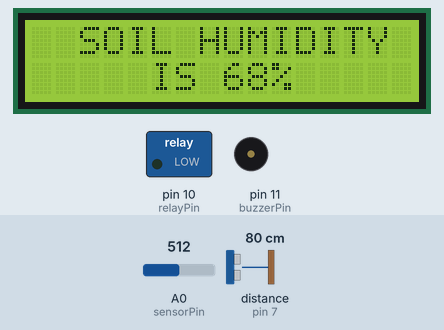
Recording of a sketch running on a simulated Arduino Uno, built with avr-gcc and run on an emulated ATmega328P. On the bench: 16×2 character LCD, switched loads named in the sketch (green lamp = pin HIGH), buzzer (waves = sounding, pin HIGH). The inputs (shaded band) are chosen by the test bench; at power-on: distance to the obstacle (sensor on pin 7) 80 cm, A0 (sensorPin) = 512. The echo pulse lasts 58.3 µs per cm; pins used as bus, display or sensor lines are not drawn.

Above: at 8.3 s.
8.4 s: distance to the obstacle (sensor on pin 7) set to 39 cm
At 13.6 s:
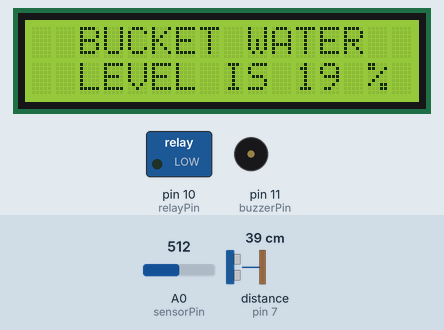
22.4 s: distance to the obstacle (sensor on pin 7) set to 32 cm
At 32.5 s:
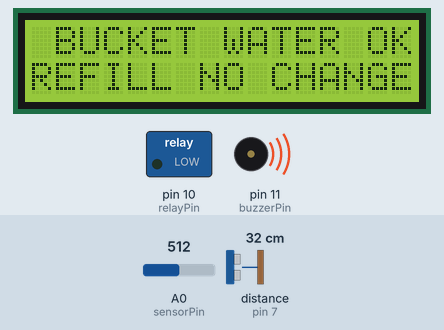
35.8 s: distance to the obstacle (sensor on pin 7) set to 2 cm
At 47.6 s:
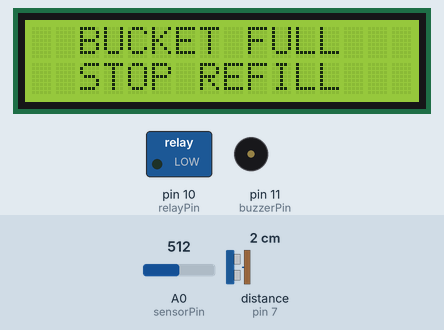
47.9 s: A0 (sensorPin) set to 760
At 53.1 s:
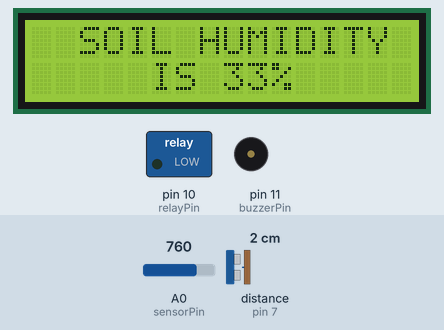
56.9 s: A0 (sensorPin) set to 788
At 70.8 s:
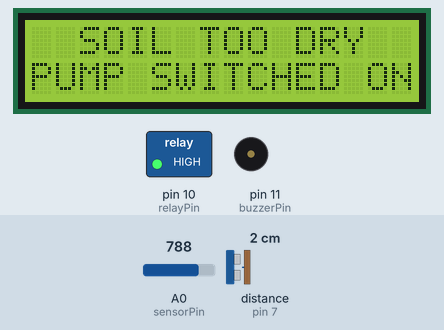
70.9 s: distance to the obstacle (sensor on pin 7) set to 60 cm
At 77.3 s:
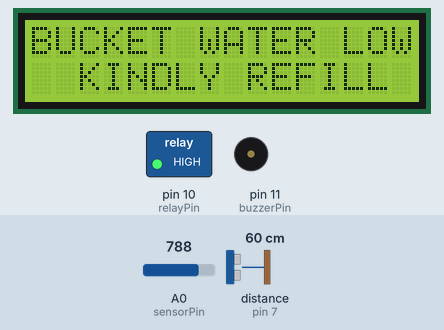
Timing chart, 0 to 81.2 s (numbered marks = the images above; inputs shaded):
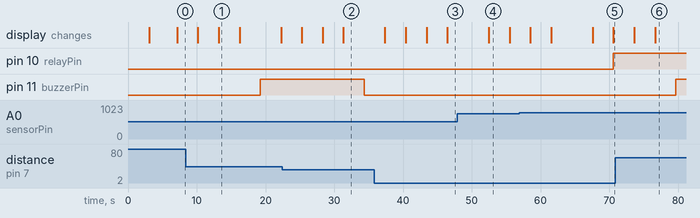

The sketch:

autoPlantWater.ino
```cpp
// we have calibrated the sensor taking analogRead 300 as wettest soil and 1000 as dryest soil

#include <LiquidCrystal_I2C.h>
#define sensorPin A0 // analog pin of the soil sensor is initialised to A0
#define trigPin 6
#define echoPin 7
#define relayPin 10
#define buzzerPin 11
LiquidCrystal_I2C lcd(0x27, 16, 2);
int moistureLevel; // the analog resistor output representing the moisture level
int moisturePercent;
int reservoirWaterLevel;
int reservoirWaterPercent;
void setup()
{
    pinMode(sensorPin, INPUT); // A0 of arduino is initialised as output
    pinMode(trigPin, OUTPUT);
    pinMode(echoPin, INPUT);
    pinMode(relayPin, OUTPUT);
    pinMode(buzzerPin, OUTPUT);
    digitalWrite(relayPin, LOW);
    Serial.begin(9600);
    welcomeLCD();
}
void loop()
{
    moistureLevel = moistureLevelFinder(sensorPin);
    moisturePercent = moisturePercentFinder(moistureLevel);
    humidityLCD(moisturePercent);
    pumpWaterControl(moisturePercent);
    wateringStatus(moisturePercent);
    reservoirWaterLevel = reservoirLevel();
    /* NOTE temporary code to find the hieght of the reservoir.
    lcd.clear();
    lcd.print(reservoirWaterLevel);
    delay(3000);
    */

    reservoirWaterPercent = reservoirLevelPercent(reservoirWaterLevel);
    reservoirPercentLCD(reservoirWaterPercent);
    reservoirStatusLCD(reservoirWaterPercent);
    buzzerControl(reservoirWaterPercent);

    delay(2000);
}

// NOTE below we implement the individual function required for the program

//function for calculating the humidity level of the soil
int moistureLevelFinder(int analogPin)
{ // input pin having analog input
    moistureLevel = analogRead(analogPin);
    return moistureLevel;
}
/* function for calculating the humidity percentage by taking 300 as the lower mark for wetness and
 taking 1000 as the upper mark for the dryness.
 */
int moisturePercentFinder(int moistureLevel)
{
    int moisturePercent = (1000 - moistureLevel) * (0.14); //  0.14 come by dividing 100 by (1000-300)
    if (moisturePercent > 100)
    {
        moisturePercent = 100;
    }
    else if (moisturePercent < 0)
    {
        moisturePercent = 0;
    }
    return moisturePercent;
}

void welcomeLCD()
{
    lcd.init();
    lcd.clear();
    lcd.backlight();
    lcd.setCursor(0, 0);
    lcd.print("WELCOME TO AUTO ");
    lcd.setCursor(0, 1);
    lcd.print("PLANT WATERING !");
    delay(3000);
    lcd.clear();
    lcd.setCursor(4, 0);
    lcd.print("MADE BY");
    lcd.setCursor(1, 1);
    lcd.print("VIBHOR AGARWAL");

    delay(4000);
}
void humidityLCD(int moisturePercent)
{
    lcd.clear();
    lcd.setCursor(2, 0);
    lcd.print("SOIL HUMIDITY");
    lcd.setCursor(5, 1);
    lcd.print("IS ");
    lcd.print(moisturePercent);
    lcd.print("%");
    delay(3000);
}

/* NOTE if moisturePercent > 80 - soil is too wet and no need to water
if moisturePercent<40 - soil is too dry, turning the pump on
if 40 < moisturePercent < 80 then soil humidity OK no need to water.
*/

void wateringStatus(int moisturePercent)
{
    if (moisturePercent <= 30)
    {
        lcd.clear();
        lcd.setCursor(2, 0);
        lcd.print("SOIL TOO DRY");
        lcd.setCursor(0, 1);
        lcd.print("PUMP SWITCHED ON");
    }
    else if (moisturePercent > 30 & moisturePercent < 80)
    {
        lcd.clear();
        lcd.setCursor(4, 0);
        lcd.print("SOIL GOOD");
        lcd.setCursor(1, 1);
        lcd.print("PUMP NO CHANGE");
    }
    else
    {
        lcd.clear();
        lcd.setCursor(0, 0);
        lcd.print("SOIL TOO WET");
        lcd.setCursor(0, 1);
        lcd.print("PUMP SWITCHED OF");
    }
    delay(3000);
}
// calculate the reservoir water height to find the reservoir water percentage
float reservoirLevel()
{
    long bounceTime;
    float distanceCM;
    float distanceInch;
    digitalWrite(trigPin, LOW);
    delayMicroseconds(20);
    digitalWrite(trigPin, HIGH);
    delayMicroseconds(20);
    digitalWrite(trigPin, LOW);
    bounceTime = pulseIn(echoPin, HIGH);
    distanceCM = bounceTime / 58.2;
    return distanceCM;
}
// NOTE  taking 15 CM as level when bucket full and 45 cm when bucket empty
// FIXME there might be some bugs here.
int reservoirLevelPercent(int reservoirLevel)
{
    int reservoirPercent;
    if (reservoirLevel <= 15)
    {
        reservoirPercent = 100;
    }
    else if (reservoirLevel >= 45)
    {
        reservoirPercent = 0;
    }
    else
    {
        reservoirPercent = (45 - reservoirLevel) * 3.3;
    }
    return reservoirPercent;
}

void reservoirPercentLCD(int reservoirLevelPercent)
{
    lcd.clear();
    lcd.setCursor(2, 0);
    lcd.print("BUCKET WATER");
    lcd.setCursor(2, 1);
    lcd.print("LEVEL IS ");
    lcd.print(reservoirLevelPercent);
    lcd.print(" %");
    delay(3000);
}

// TODO implement a solution for auto reservoir filling. Currently Manual
void reservoirStatusLCD(int reservoirLevelPercent)
{
    if (reservoirLevelPercent <= 30)
    {
        lcd.clear();
        lcd.setCursor(0, 0);
        lcd.print("BUCKET WATER LOW");
        lcd.setCursor(2, 1);
        lcd.print("KINDLY REFILL");
    }
    else if (reservoirLevelPercent > 30 & reservoirLevelPercent < 80)
    {
        lcd.clear();
        lcd.setCursor(1, 0);
        lcd.print("BUCKET WATER OK");
        lcd.setCursor(0, 1);
        lcd.print("REFILL NO CHANGE");
    }
    else
    {
        lcd.clear();
        lcd.setCursor(2, 0);
        lcd.print("BUCKET FULL");
        lcd.setCursor(2, 1);
        lcd.print("STOP REFILL");
    }
    delay(3000);
}

/* NOTE below function turns on the pump when the moisture percent falls below 30%
and it turns off the pump once the moisture level reaches 80%. */

void pumpWaterControl(int moisturePercent)
{
    if (moisturePercent <= 30)
    {
        digitalWrite(relayPin, HIGH);
    }
    else if (moisturePercent >= 80)
    {
        digitalWrite(relayPin, LOW);
    }
}
void buzzerControl(int reservoirLevelPercent)
{
    if (reservoirLevelPercent <= 30)
    {
        digitalWrite(buzzerPin, HIGH);
    }
    else if (reservoirLevelPercent > 30 & reservoirLevelPercent < 80)
    {
        digitalWrite(buzzerPin, LOW);
    }
    delay(1000);
}
```

Measured:
- the behaviour switches between 36 and 35 cm on distance to the obstacle (sensor on pin 7) (found by bisection; images 1 and 2)
- the behaviour switches between 778 and 779 on A0 (sensorPin) (found by bisection; images 4 and 5)
- after the input at 22.4 s, pin 11 (buzzerPin): HIGH → LOW after 11.9 s
- after the input at 56.9 s, pin 10 (relayPin): LOW → HIGH after 13.7 s
- after the input at 70.9 s, pin 11 (buzzerPin): LOW → HIGH after 8.8 s
- what the display in image 1 shows lasts 3.0 s, from 13.2 s to 16.2 s
